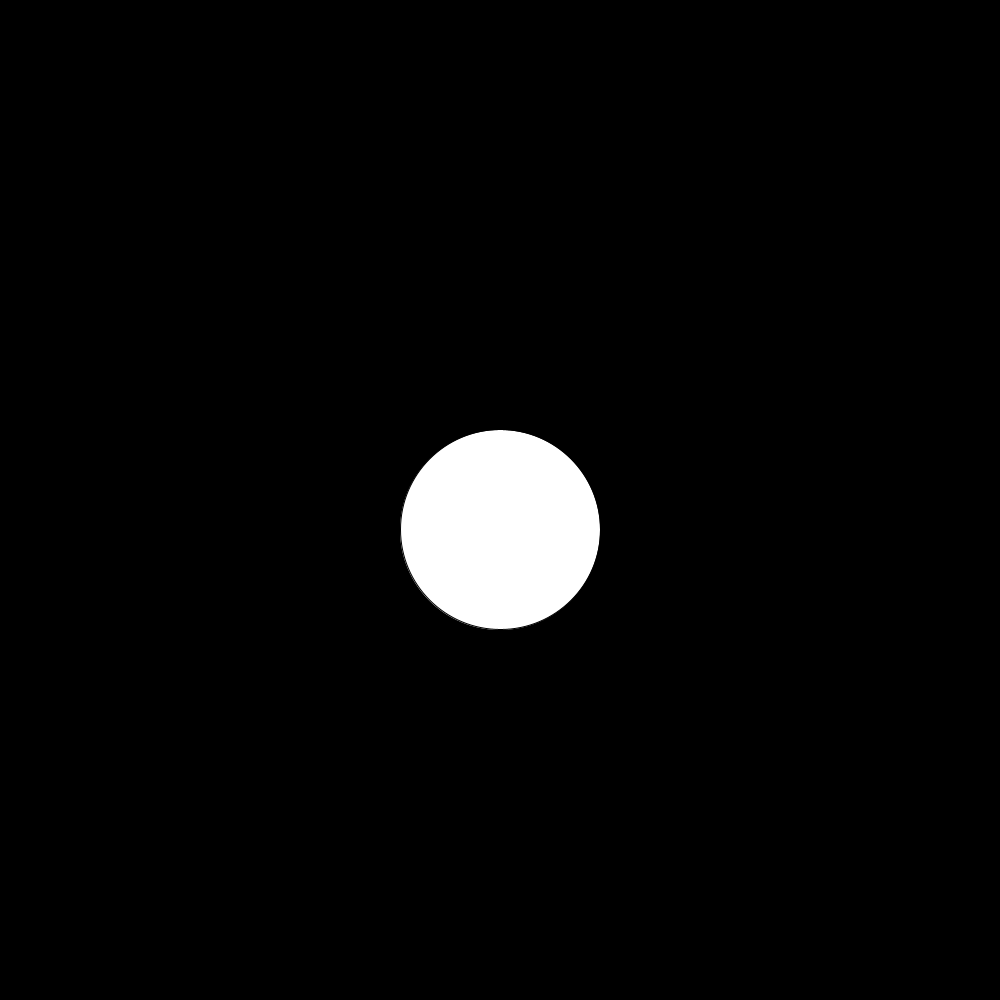
Frame 1 (no input)
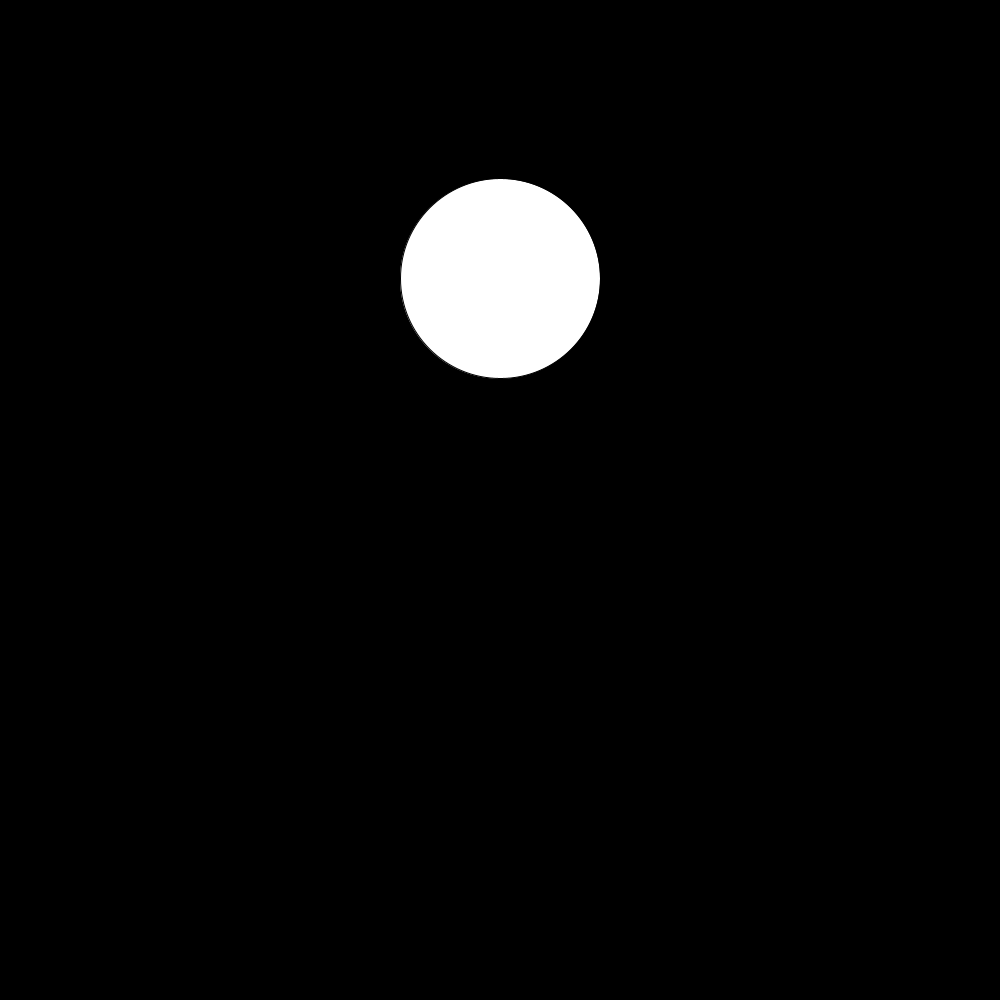
Frame 60 (the mouse pressed at the canvas centre just before this capture)
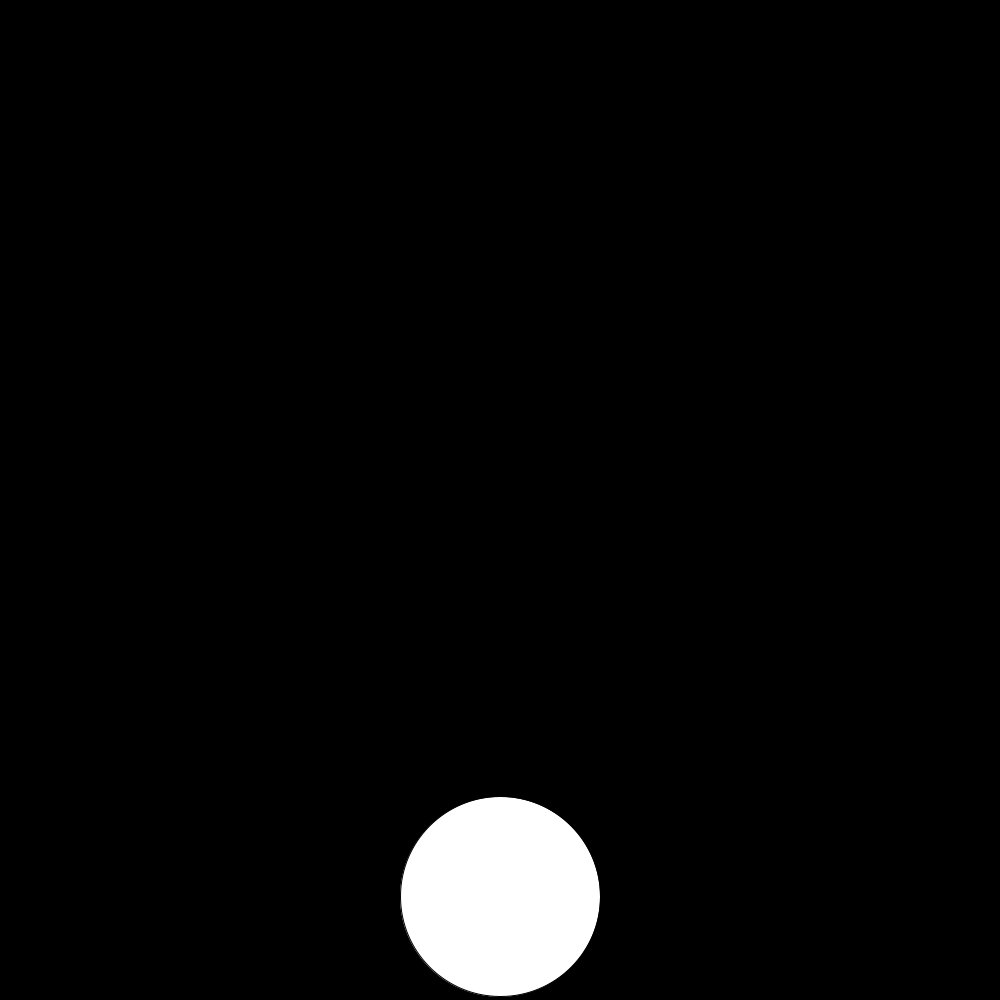
Frame 120 (the mouse held since frame 60 and released just before this capture)

The Processing sketch that drew these frames (run headless with seeded random() and noise(); from frame 60 on, the mouse is pressed at the canvas centre):

// Processing sketch: sketch_2
// ── sketch_2.pde
float yPos;

void setup() {
  size(1000, 1000);
  rectMode(CENTER);
}


void draw() {
  background(0);
  yPos += 0.06;
  ellipse(width/2, map(sin(yPos), -1, 1, 0, height), 200, 200);

}
